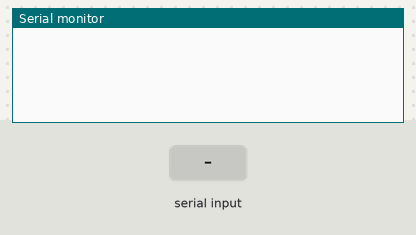
A sketch run on a simulated Arduino Uno, built with avr-gcc and run on an emulated ATmega328P. Parts: the last lines printed to the serial monitor. The inputs (shaded band) are chosen by the test bench.

Above: at 1.2 s.
1.3 s: "20,1\n" received over Serial
At 2.3 s:
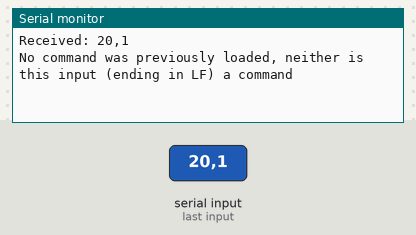
2.8 s: "_setup\n" received over Serial
At 3.6 s:
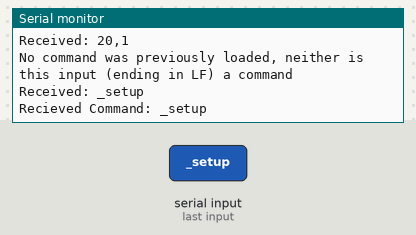
4.3 s: "20,150\n" received over Serial
At 5.3 s:
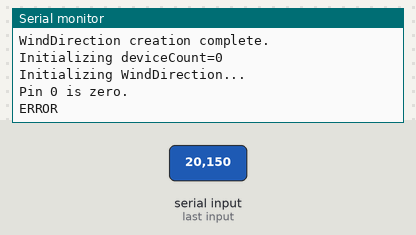
5.8 s: "20\n" received over Serial
At 6.8 s:
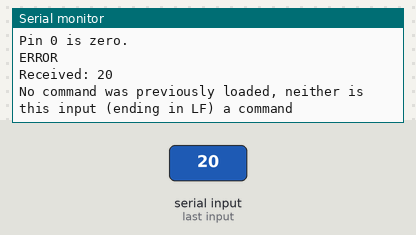
7.3 s: "_req\n" received over Serial
At 8.1 s:
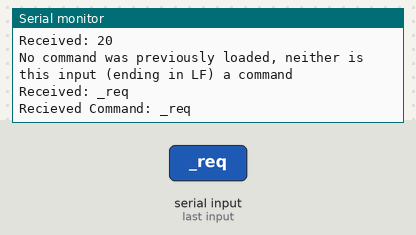
8.8 s: "21,1\n" received over Serial
At 10.3 s:
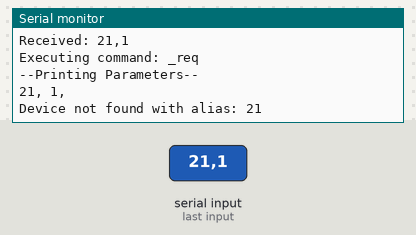

Measured:
- after the input at 1.3 s, the serial monitor: prints a new line at once (image 1)
- after the input at 2.8 s, the serial monitor: prints a new line at once (image 2)
- after the input at 4.3 s, the serial monitor: prints a new line at once (image 3)
- after the input at 5.8 s, the serial monitor: prints a new line at once (image 4)
- after the input at 7.3 s, the serial monitor: prints a new line at once (image 5)
- after the input at 8.8 s, the serial monitor: prints a new line at once (image 6)

The sketch:

test.ino
```cpp
#include "helpers.h"
#include <Array.h>
#include "LoggingDevice.h"
#include "WindDirection.h"
#include "WindSpeed.h"

String inputString = "";      // A string to hold incoming data
bool stringComplete = false;  // Whether the string is complete
String command = "";

const char MAX_PARAMETERS = 10;
const char MAX_DEVICES = 10;


LoggingDevice *devices[MAX_DEVICES];
int deviceCount = 0;

//Get Logging Device Class Instance by Alias
LoggingDevice* getDeviceByAlias(String alias) {
  for (byte i = 0; i < deviceCount; i++) {
    if (devices[i]->getAlias() == alias) {
      return devices[i];
    }
  }
  return nullptr;  // No device found with the given alias
}


void setup()
{
  Serial.begin(9600);        // Start serial communication at 9600 bps
  inputString.reserve(200);  // Reserve 200 bytes for the input string

  //InterruptHandler* interupthandler = new InterruptHandler();
  InterruptHandler::init();
}

void loop() {
  // Handle all devices
  for (byte i = 0; i < deviceCount; i++) {
    devices[i]->handle(); //Use -> because devices[i] is a pointer to the desired object
  }

  // Check if a complete string has been received
  if (stringComplete) {
    Serial.print("Received: ");
    Serial.println(inputString);  // Print the received string
    if (inputString[0] == '_') {  // The recieved String is a command
      command = inputString;
      Serial.println("Recieved Command: "+command);
    } else {
      if (command != "") {
        Serial.println("Executing command: "+command);
        String params[MAX_PARAMETERS];
        int itemCount = splitString(inputString, ',', params, MAX_PARAMETERS);
        Serial.println("--Printing Parameters--");
        for (char i = 0; i < itemCount; i++) {
          Serial.print(params[i]);
          Serial.print(", ");
        }
        Serial.println();
        if (command == "_setup") {
          Serial.print("Setting up device: ");
          Serial.println(params[0]);
          // Setup based on Logging Device ID
          if (params[0] == "20") {  // 20 = Wind Direction
            Serial.println("params[0] is 20");
            char pins[8];
            for (char i = 0; i < 8; i++) {
              pins[i] = (params[i+2].toInt());
            }
            Serial.println("Creating WindDiretion Object");
            devices[deviceCount] = new WindDirection(params[0], params[1], pins);
          } else if (params[0] == "21") { //21 = Wind Speed
            Serial.println("params[0] is 21");
            devices[deviceCount] = new WindSpeedSensor(params[0], params[1], params[2].toInt());
          } else if (params[0] == "22") {

          } else {
            Serial.println("Logging device ID not supported.");
            // Logging Device ID not supported by this external microcontroller
          }

          if (devices[deviceCount]) {  // Device Instance was created
            Serial.print("Initializing deviceCount=");
            Serial.println(deviceCount);
            bool iniRes = devices[deviceCount]->init();
            if (iniRes) {
              Serial.print("OK\n");
              deviceCount++;
            } else {
              Serial.print("ERROR\n"); //Could be because parameters provided after command line are bullshit
               delete devices[deviceCount];
               devices[deviceCount] = NULL;
            }
          } else {
            Serial.println("No device instance was created.");
          }
        } else if (command == "_req") { //Main board has requested new log from sensor (with alias param[0])
          LoggingDevice* myDevice = getDeviceByAlias(params[0]);
          if (myDevice) {
            myDevice->log();
          } else { //Device not found with alias
            Serial.println("Device not found with alias: "+params[0]);
          }

        } else if (command == "_printDevices") {
          Serial.print("Device Count: ");
          Serial.println(deviceCount);
          for (byte i = 0; i < deviceCount; i++) {
            Serial.print("Alias: ");
            Serial.print(devices[i]->getAlias());
            Serial.print(", ID: ");
            Serial.println(devices[i]->getId());
          }
        }

        command = "";  // Reset command
      } else { //No command previiously loaded
        Serial.println("No command was previously loaded, neither is this input (ending in LF) a command");
        // No command was previously loaded, handle incoming string otherwise or
        // ignore
      }
    }

    // Clear the inputString and reset flag for the next input
    inputString = "";
    stringComplete = false;
  }
}

// SerialEvent is called whenever data is available on the serial port
void serialEvent() {
  while (Serial.available()) {
    char inChar = (char)Serial.read();  // Read the next byte

    // If the incoming character is a newline, set stringComplete flag
    if (inChar == '\n') {
      stringComplete = true;
    } else {
      inputString += inChar;  // Append character to the input string
    }
  }
}
```

InterruptHandler.h
```cpp
#include "LoggingDevice.h"
#pragma once

using MethodPointer = void (LoggingDevice::*)();
typedef void (*FuncPtr)();

const char MAX_INTERRUPTS = 2; //2 Interrupt pins on Arduino UNO

class InterruptHandler {

  static LoggingDevice* instance[MAX_INTERRUPTS];
  static MethodPointer callback[MAX_INTERRUPTS];

  static FuncPtr handlers[MAX_INTERRUPTS];

  static char interruptCounter;

  public:
  static void init() {
    interruptCounter = 0;
    for (int i = 0; i < MAX_INTERRUPTS; ++i) {
        instance[i] = nullptr;
        callback[i] = nullptr;
    }
    //Save all handlers manually, so they can be called when interrupt occures
    handlers[0] = &InterruptHandler::interruptHandler0;
    handlers[1] = &InterruptHandler::interruptHandler1;
  }
  static void addInterrupt(LoggingDevice *myinstance, MethodPointer mycallback, char pin, int mode = CHANGE) {
    instance[interruptCounter] = myinstance;
    callback[interruptCounter] = mycallback;
    attachInterrupt(digitalPinToInterrupt(pin), handlers[interruptCounter++], mode);
  }
  //If more Interrupt Pins are available on other board, adhust MAX_INTERRUPTS and manually add new handlers
  static void interruptHandler0() {
    (instance[0]->*callback[0])();
  }
  static void interruptHandler1() {
      (instance[1]->*callback[1])();
  }
};

LoggingDevice* InterruptHandler::instance[MAX_INTERRUPTS] = {};
MethodPointer InterruptHandler::callback[MAX_INTERRUPTS] = {};
FuncPtr InterruptHandler::handlers[MAX_INTERRUPTS] = {};
char InterruptHandler::interruptCounter = 0;
```

LoggingDevice.h
```cpp
#pragma once

class LoggingDevice {
 protected:
  String id;
  String alias;

 public:
  LoggingDevice() {}
  LoggingDevice(String id, String alias) {
    this->id = id;
    this->alias = alias;
    Serial.print("LoggingDevice constructed with alias:");
    Serial.println(this->alias);

  }
  void logParent(String message) { Serial.print(message + '\n'); }
  virtual bool init() = 0;
  virtual void log() = 0;  // Pure virtual function
  virtual void handle() = 0;
  virtual void handleInterrupt() {

  }

  static void call(LoggingDevice* instance, void (LoggingDevice::*callback)()) {
  (instance->*callback)();
}

  String getAlias() {
    return this->alias;
  }
  String getId() {
    return this->id;
  }
};
```

WindDirection.h
```cpp
#include "LoggingDevice.h"
#include <Array.h>
#pragma once

class WindDirection : public LoggingDevice {
 private:
  char pins[8];

 public:
  WindDirection(String id, String alias, char pins[8]) : LoggingDevice(id, alias) {
     Serial.println("--Printing Pins--");
     for (char i = 0; i < 8; i++) {
      this->pins[i] = pins[i];
       Serial.print((int)pins[i]);
       Serial.print(", ");
     }
     Serial.println();

     Serial.println("WindDirection creation complete.");
  }
  void handleInterrupt() override {
    return;
  } //Supress error

  bool init() {
    Serial.println("Initializing WindDirection...");
    for (int i = 0; i < sizeof(this->pins)/sizeof(char); i++) {
      if ((int)this->pins[i] == 0) {
        Serial.println("Pin "+ String(i) + " is zero.");
        return false;
      }
      pinMode((int)this->pins[i], INPUT_PULLUP);
    }
    Serial.println("WindDirection initialization complete.");
    return true;
  }
  Array<bool, 8> measure() { //One possible implementation (alt. return wind direction as 2-char string)

    Array<bool, 8> result;
    for (char i = 0; i < 8; i++) {
      result[i] = (digitalRead(this->pins[i]) == HIGH);
    }

    return result;
  }
  void log() override {
    Array<bool, 8> windDirectionBool = measure();
    String result = "";
        for (int i = 0; i < 8; i++) {
        result += windDirectionBool[i] ? "1" : "0";
        if (i != 7) {
            result += ",";
        }
    }
    logParent(result);
  }
  void handle() override {
    return;
  }
};
```

WindSpeed.h
```cpp
#include "LoggingDevice.h"
#include "InterruptHandler.h"
#pragma once

class WindSpeedSensor : public LoggingDevice {
  private:
  char pin;

  volatile int rotationsCounter;
  long lastCounterReset;
  public:
  WindSpeedSensor(String id, String alias, char pin) : LoggingDevice(id, alias) {
    this->pin = pin;
    //this->interruptFlag = false;

    this->rotationsCounter = 0;
    this->lastCounterReset = millis();
  }
  bool init() {
    pinMode(this->pin, INPUT_PULLUP);
    InterruptHandler::addInterrupt(this, &LoggingDevice::handleInterrupt, 2);

  }
  void handleInterrupt() override {
    //this->interruptFlag = true;
    this->rotationsCounter++;
  }
  void handle() override {
    return;
  }
  void log() override {
    long now = millis();
    long delta = now - this->lastCounterReset;
    float res = (this->rotationsCounter*1000*60 / delta); //RPM
    char buffer[7];
    Serial.print("Wind Sensor RPM: ");
    Serial.println(res);

    this->lastCounterReset = now;
    this->rotationsCounter = 0;

    dtostrf(res, 4, 2, buffer);
    logParent(String(buffer));
  }
};
```

helpers.h
```cpp
#include "LoggingDevice.h"
#pragma once
int splitString(String data, char delimiter, String *outputArray, int maxItems) {
  int start = 0;
  int end;
  int itemCount = 0;

  while ((end = data.indexOf(delimiter, start)) >= 0) {
    if (itemCount < maxItems) {
      outputArray[itemCount++] = data.substring(start, end);
      start = end + 1;
    } else {
      break;
    }
  }

  // Add the last element if there’s any remaining data
  if (start < data.length() && itemCount < maxItems) {
    outputArray[itemCount++] = data.substring(start);
  }

  return itemCount; // Return the number of items
}
```
